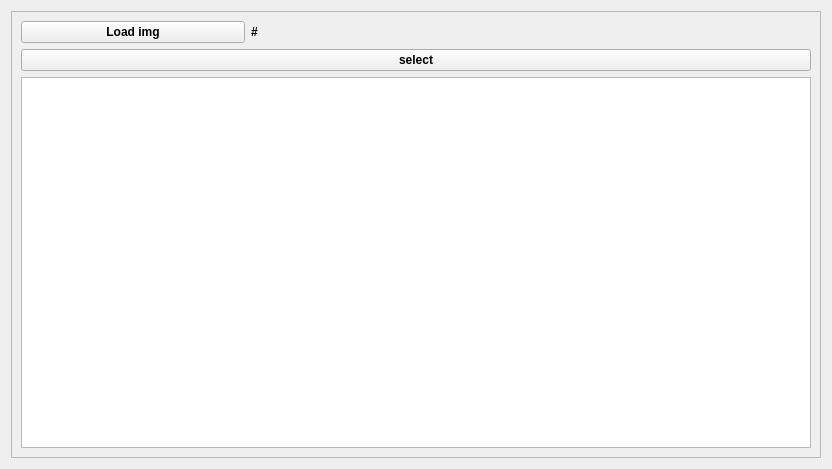
<?xml version="1.0" encoding="UTF-8"?>
<ui version="4.0">
 <class>Form</class>
 <widget class="QWidget" name="Form">
  <property name="geometry">
   <rect>
    <x>0</x>
    <y>0</y>
    <width>832</width>
    <height>469</height>
   </rect>
  </property>
  <property name="windowTitle">
   <string>Form</string>
  </property>
  <property name="styleSheet">
   <string notr="true">font-family:微軟正黑體;
font-weight: bold;</string>
  </property>
  <layout class="QVBoxLayout" name="verticalLayout_2">
   <item>
    <widget class="QScrollArea" name="scrollArea">
     <property name="widgetResizable">
      <bool>true</bool>
     </property>
     <widget class="QWidget" name="scrollAreaWidgetContents">
      <property name="geometry">
       <rect>
        <x>0</x>
        <y>0</y>
        <width>808</width>
        <height>445</height>
       </rect>
      </property>
      <layout class="QVBoxLayout" name="verticalLayout">
       <item>
        <layout class="QVBoxLayout" name="setting_layout">
         <item>
          <layout class="QGridLayout" name="project_layout" columnstretch="2,5">
           <item row="0" column="0">
            <widget class="QPushButton" name="load_img_btn">
             <property name="sizePolicy">
              <sizepolicy hsizetype="Minimum" vsizetype="Fixed">
               <horstretch>0</horstretch>
               <verstretch>0</verstretch>
              </sizepolicy>
             </property>
             <property name="text">
              <string>Load img</string>
             </property>
            </widget>
           </item>
           <item row="0" column="1">
            <widget class="QLabel" name="img_path">
             <property name="text">
              <string>#</string>
             </property>
            </widget>
           </item>
          </layout>
         </item>
        </layout>
       </item>
       <item>
        <widget class="QPushButton" name="select_btn">
         <property name="text">
          <string>select</string>
         </property>
        </widget>
       </item>
       <item>
        <widget class="QPlainTextEdit" name="ROI_text"/>
       </item>
      </layout>
     </widget>
    </widget>
   </item>
  </layout>
 </widget>
 <resources/>
 <connections/>
</ui>
